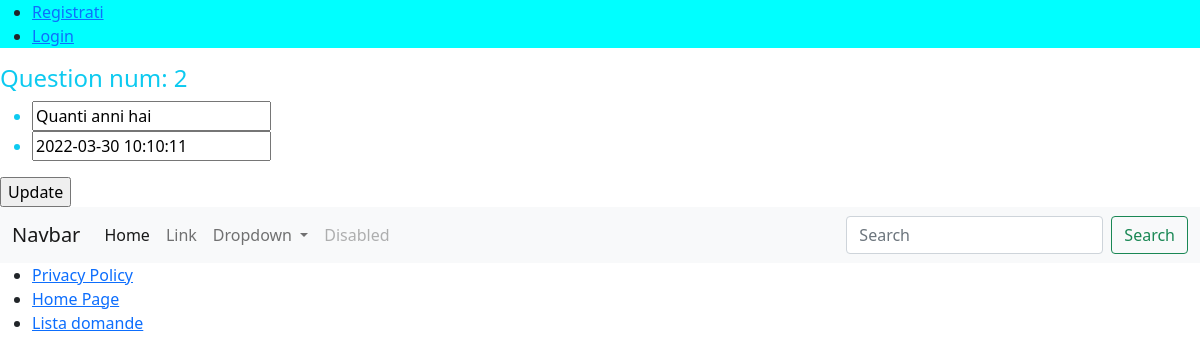
Screenshot of /polls/questions/2/edit/ with the database file from the repository.
### polls/models.py (models this page shows, shortened)
class Question(models.Model):
    q_text = models.CharField(max_length=100)
    pub_date = models.DateTimeField()

### polls/views.py (the view)
# urls.py: path('questions/<int:pk>/edit/', views.QuestionUpdateView.as_view(), name="question_update"),
class QuestionUpdateView(generic.UpdateView):
    model = Question
    fields = ["q_text", "pub_date"]
    template_name = "polls/question_update.html"
    success_url = reverse_lazy("polls:question_list")

### polls/templates/polls/question_update.html (shortened to what this page needs)
{% extends "base.html" %}
{% block content %}
<h4>Question num: {{object.id}}</h4>
<form method="post"> {% csrf_token %}
    <ul>
        <li>{{ form.q_text }}</li>
        <li>{{ form.pub_date }}</li>
    </ul>
    <input type="submit" value="Update"/>
</form>
{% endblock %}

### rows the page displays
Question: id "2", q_text "Quanti anni hai", pub_date "2022-03-30 10:10:11"
